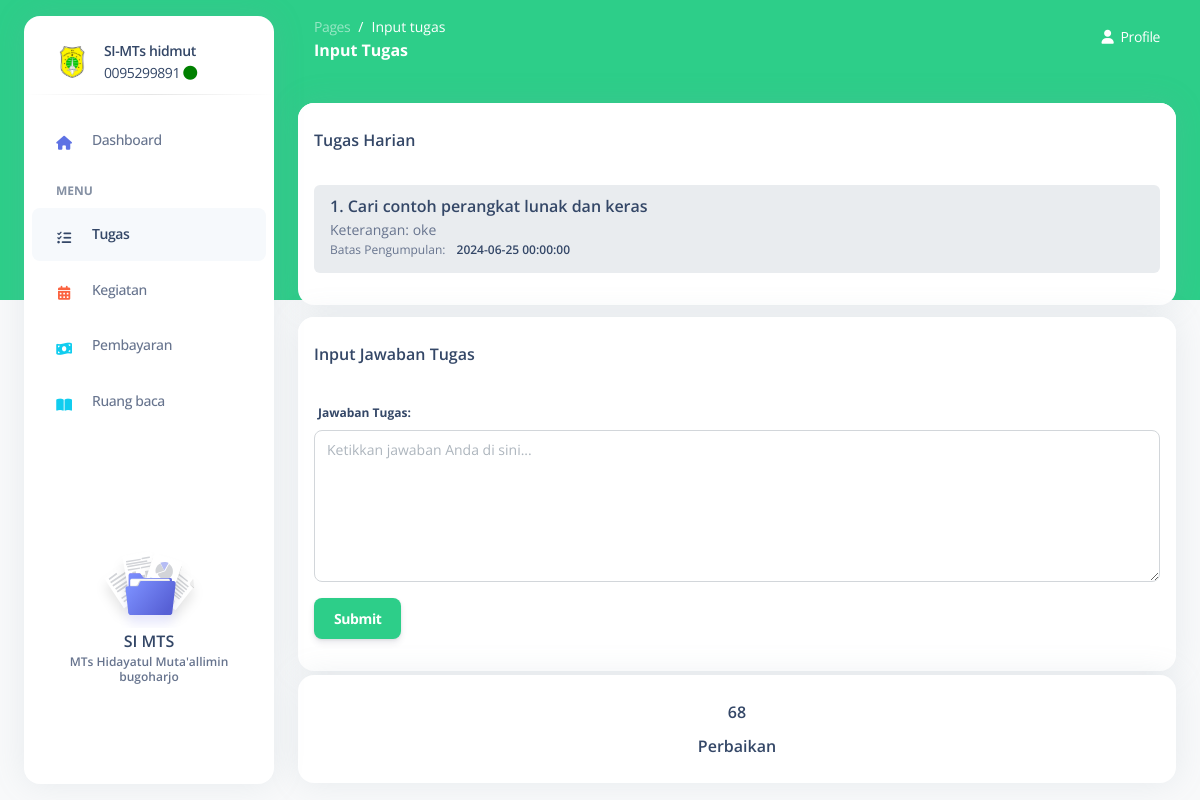
/input-tugas.php?id_tugas=38&id_pengajar=4 (signed in), run on the app's committed database.
### tables this page shows
CREATE TABLE `tugas` (
  `ID_TUGAS` int(11) NOT NULL,
  `ID_PENGAJAR` int(11) DEFAULT NULL,
  `NAMA_TUGAS` varchar(500) DEFAULT NULL,
  `KETERANGAN_TUGAS` text DEFAULT NULL,
  `TANGGAL_PENGUMPULAN` datetime DEFAULT NULL
);

CREATE TABLE `detail_tugas` (
  `ID_DETAIL_TUGAS` int(11) NOT NULL,
  `ID_TUGAS` int(11) NOT NULL,
  `ID_SISWA` int(11) DEFAULT NULL,
  `NILAI` varchar(50) DEFAULT NULL,
  `KETERANGAN` varchar(250) DEFAULT NULL,
  `JAWAB_TUGAS` text DEFAULT NULL,
  `FILE_TUGAS` text NOT NULL
);

### input-tugas.php (the view, shortened to what this page needs)
<?php
include_once ('koneksi.php');
$id_t = isset($_GET['id_tugas']) ? $_GET['id_tugas'] : null;
?>
<!DOCTYPE html>
<html lang="en">
<head>
    <link href="public/front-end/assets/css/nucleo-icons.css" rel="stylesheet" />
    <link href="public/front-end/assets/css/nucleo-svg.css" rel="stylesheet" />
    <link href="public/front-end/assets/css/nucleo-svg.css" rel="stylesheet" />
    <link id="pagestyle" href="public/front-end/assets/css/argon-dashboard.css?v=2.0.4" rel="stylesheet" />
</head>
<body class="g-sidenav-show bg-gray-100">
    <aside
        class="sidenav bg-white navbar navbar-vertical navbar-expand-xs border-0 border-radius-xl my-3 fixed-start ms-4"
        id="sidenav-main">
        <div class="sidenav-header">
            <a class="navbar-brand m-0">
                <div class="d-flex align-items-center">
                    <img src="public/front-end/assets/img/logomts.svg" class="navbar-brand-img h-100" alt="main_logo">
                    <div class="ms-3">
                        <span class="font-weight-bold d-block">SI-MTs hidmut</span>
                        <span>
                            <?php echo htmlspecialchars($_SESSION['a_global']->NISN); ?>
                            <i class="fas fa-circle" style="color: green;"></i>
                        </span>
                    </div>
                </div>
            </a>
        </div>
        <hr class="horizontal dark mt-0">
        <div class="collapse navbar-collapse w-auto" id="sidenav-collapse-main">
            <ul class="navbar-nav">
                <li class="nav-item">
                    <a class="nav-link" href="dashboard-siswa.php">
                        <div
                            class="icon icon-shape icon-sm border-radius-md text-center me-2 d-flex align-items-center justify-content-center">
                            <i class="fas fa-home text-primary text-sm opacity-10"></i>
                        </div>
                        <span class="nav-link-text ms-1">Dashboard</span>
                    </a>
                </li>
                <li class="nav-item mt-3">
                    <h6 class="ps-4 ms-2 text-uppercase text-xs font-weight-bolder opacity-6">Menu</h6>
                </li>
                <li class="nav-item">
                    <a class="nav-link active" href="tugas.php">
                        <div
                            class="icon icon-shape icon-sm border-radius-md text-center me-2 d-flex align-items-center justify-content-center">
                            <i class="fas fa-tasks text-dark text-sm opacity-10"></i>
                        </div>
                        <span class="nav-link-text ms-1">Tugas</span>
                    </a>
                </li>
                <li class="nav-item">
                    <a class="nav-link" href="kegiatan.php">
                        <div
                            class="icon icon-shape icon-sm border-radius-md text-center me-2 d-flex align-items-center justify-content-center">
                            <i class="fas fa-calendar-alt text-warning text-sm opacity-10"></i>
                        </div>
                        <span class="nav-link-text ms-1">Kegiatan</span>
                    </a>
                </li>
                <li class="nav-item">
                    <a class="nav-link" href="pembayaran.php">
                        <div
                            class="icon icon-shape icon-sm border-radius-md text-center me-2 d-flex align-items-center justify-content-center">
                            <i class="fas fa-money-bill-wave text-info text-sm opacity-10"></i>
                        </div>
                        <span class="nav-link-text ms-1">Pembayaran</span>
                    </a>
                </li>
                <li class="nav-item">
                    <a class="nav-link" href="ruang-baca.php">
                        <div
                            class="icon icon-shape icon-sm border-radius-md text-center me-2 d-flex align-items-center justify-content-center">
                            <i class="fas fa-book-open text-info text-sm opacity-10"></i>
                        </div>
                        <span class="nav-link-text ms-1">Ruang baca</span>
                    </a>
                </li>
            </ul>
        </div>
        <div class="sidenav-footer mx-3">
            <div class="card card-plain shadow-none" id="sidenavCard">
                <img class="w-50 mx-auto" src="public/front-end/assets/img/illustrations/icon-documentation.svg"
                    alt="sidebar_illustration">
                <div class="card-body text-center p-3 w-100 pt-0">
                    <div class="docs-info">
                        <h6 class="mb-0">SI MTS</h6>
                        <p class="text-xs font-weight-bold mb-0">MTs Hidayatul Muta'allimin bugoharjo</p>
                    </div>
                </div>
            </div>
        </div>
    </aside>
    <main class="main-content position-relative border-radius-lg">
        <nav class="navbar navbar-main navbar-expand-lg px-0 mx-4 shadow-none border-radius-xl" id="navbarBlur"
            data-scroll="false">
            <div class="container-fluid py-1 px-3">
                <nav aria-label="breadcrumb">
                    <ol class="breadcrumb bg-transparent mb-0 pb-0 pt-1 px-0 me-sm-6 me-5">
                        <li class="breadcrumb-item text-sm"><a class="opacity-5 text-white"
                                href="javascript:;">Pages</a></li>
                        <li class="breadcrumb-item text-sm text-white active" aria-current="page">Input tugas</li>
                    </ol>
                    <h6 class="font-weight-bolder text-white mb-0">Input Tugas</h6>
                </nav>
        <li class="nav-item dropdown pe-0 d-flex ">
          <a href="javascript:;" class="nav-link text-white p-0" id="dropdownMenuButton" data-bs-toggle="dropdown"
            aria-expanded="false">
            <i class="fa fa-user me-sm-1"></i>
            <span class="d-sm-inline d-none text-white">Profile</span>
          </a>
        </li>
            </div>
        </nav>
        <div class="container py-1">
            <div class="row">
                <div class="col-12">
                    <div class="row">
                        <div class="col-md-12 mt-4">
                            <div class="card">
                                <div class="card-header pb-0 px-3">
                                    <h6 class="mb-2">Tugas Harian</h6>
                                </div>
                                <div class="card-body pt-4 p-3">
                                    <ul class="list-group list-group-flush">
                                        <?php
                                        $no = 1;
                                        $id = isset($_GET['id_tugas']) ? $_GET['id_tugas'] : null;
                                        if ($id !== null) {
                                            $detail = mysqli_query($koneksi, "SELECT * FROM tugas WHERE ID_TUGAS = $id");
                                            if (mysqli_num_rows($detail) > 0) {
                                                while ($row = mysqli_fetch_array($detail)) {
                                                    ?>
                                                    <li class="list-group-item bg-light border-0 mb-3 rounded">
                                                        <div class="d-flex justify-content-between align-items-center">
                                                            <div>
                                                                <h6 class="mb-0"><?= htmlspecialchars($no++) ?>.
                                                                    <?= htmlspecialchars($row['NAMA_TUGAS']) ?></h6>
                                                                <p class="mb-0 text-muted small">Keterangan:
                                                                    <?= htmlspecialchars($row['KETERANGAN_TUGAS']) ?></p>
                                                                <p class="mb-2 text-xs">Batas Pengumpulan: <span
                                                                        class="text-dark ms-sm-2 font-weight-bold"><?= htmlspecialchars($row['TANGGAL_PENGUMPULAN']) ?></span>
                                                                </p>
                                                            </div>
                                                        </div>
                                                    </li>
                                                    <?php
                                                }
                                            } else { ?>
                                                <li class="list-group-item bg-light border-0 mb-3 rounded">Belum ada tugas dari
                                                    guru</li>
                                            <?php }
                                        } else { ?>
                                            <li class="list-group-item bg-light border-0 mb-3 rounded">Jawaban anda telah di rekam
                                            </li>
                                        <?php } ?>
                                    </ul>
                                </div>
                            </div>
                        </div>
                    </div>
                </div>
            </div>
        </div>
        <div class="container-fluid py-1">
            <div class="row">
                <div class="col-12">
                    <div class="row">
                        <div class="col-md-12 mt-1">
                            <div class="card">
                                <div class="card-header pb-0 px-3">
                                    <h6 class="mb-2">Input Jawaban Tugas</h6>
                                </div>
                                <div class="card-body pt-4 p-3">
                                    <form action="" method="POST">
                                        <div class="mb-3">
                                            <label for="jawaban_tugas">Jawaban Tugas:</label>
                                            <textarea class="form-control" id="jawaban_tugas" name="jawaban_tugas"
                                                rows="6" placeholder="Ketikkan jawaban Anda di sini..."></textarea>
                                        </div>
                                        <button type="submit" id="submitBtn" class="btn btn-success">Submit</button>
                                    </form>
                                </div>
                            </div>
                        </div>
                        <div class="col-md-12 mt-1">
                            <div class="card">
                                <div class="card-body pt-4 p-3" style="text-align: center;">
                                    <?php
                                    $id_siswa = $_SESSION['a_global']->ID_SISWA;
                                    if (isset($id_t) && isset($id_siswa)) {
                                        $nilai = mysqli_query($koneksi, "SELECT * FROM detail_tugas WHERE ID_TUGAS = $id_t AND ID_SISWA = $id_siswa");
                                        if ($nilai) {
                                            if (mysqli_num_rows($nilai) > 0) {
                                                while ($row = mysqli_fetch_array($nilai)) {
                                                    if ($row['NILAI'] !== null) {
                                                        echo '<h6 class="mb-2">' . $row['NILAI'] . '</h6>';
                                                    } else {
                                                        echo '<h6 class="mb-2">Nilai belum dinilai</h6>';
                                                    }
                                                }
                                            } else {
                                            }
                                        } else {
                                            echo "Error: " . mysqli_error($koneksi);
                                        }
                                    } else {
                                        echo "Belum ada nilai.";
                                    }
                                    ?>
                                    <h6 class="mb-2">Perbaikan</h6>
                                </div>
                            </div>
                        </div>
                    </div>
                </div>
            </div>
        </div>
    </main>
</body>
</html>

### public/front-end/assets/css/nucleo-svg.css (style rules this page uses)
.icon { display: inline-block; color: #111111; height: 1em; width: 1em; }
.icon-sm { height: 0.8em; width: 0.8em; }
.icon { fill: currentColor; stroke: none; }

### data on the page
tugas: NAMA_TUGAS "Cari contoh perangkat lunak dan keras", KETERANGAN_TUGAS "oke", TANGGAL_PENGUMPULAN "2024-06-25 00:00:00"
detail_tugas: NILAI "68"

### other printed values
$_SESSION['a_global']->NISN "0095299891"
